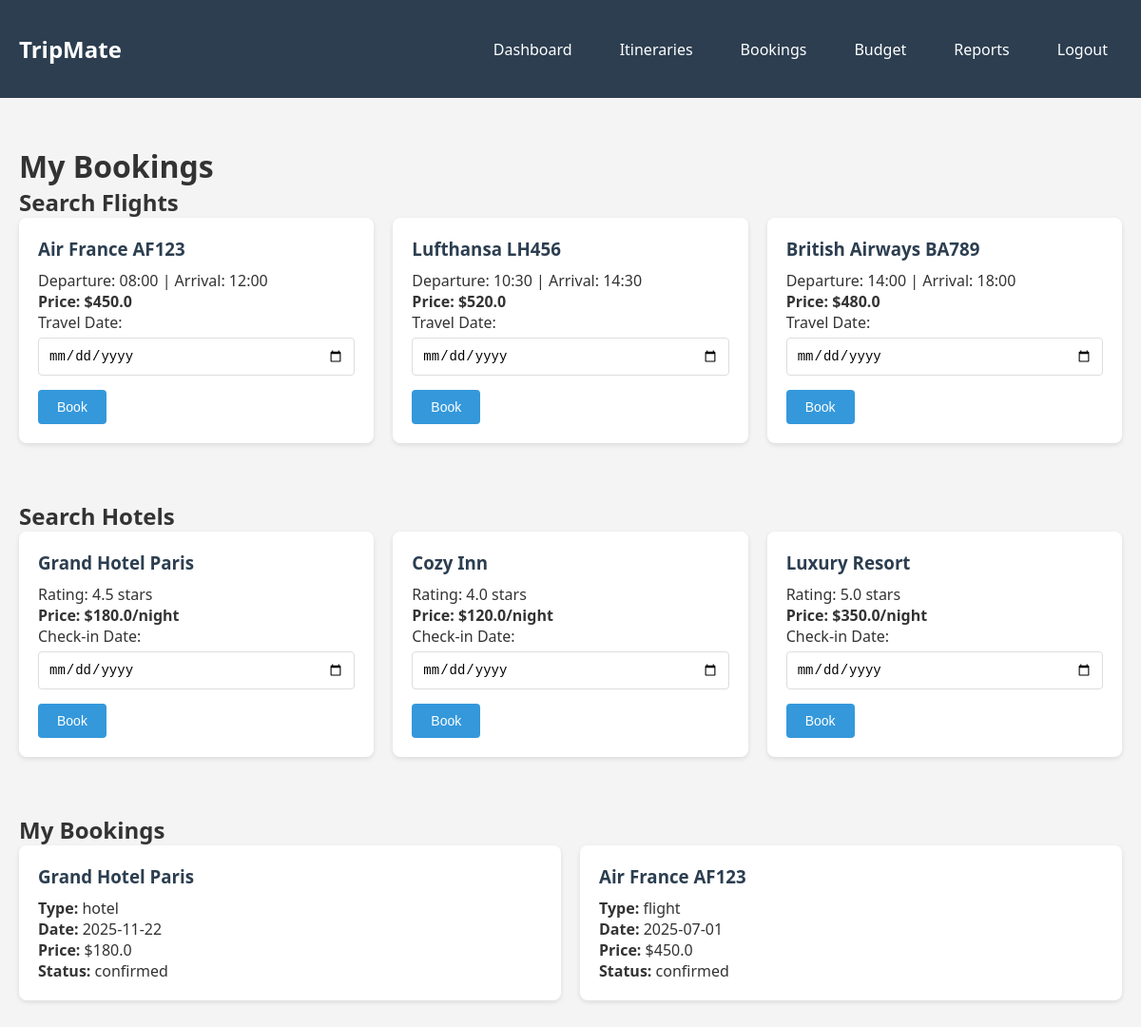
/booking/ (signed in), run on the app's committed database.
### tables this page shows
CREATE TABLE bookings (
            id INTEGER PRIMARY KEY AUTOINCREMENT,
            user_id INTEGER NOT NULL,
            item_type TEXT NOT NULL,
            item_name TEXT NOT NULL,
            date TEXT NOT NULL,
            price REAL NOT NULL,
            status TEXT DEFAULT 'confirmed',
            created_at TIMESTAMP DEFAULT CURRENT_TIMESTAMP,
            FOREIGN KEY (user_id) REFERENCES users(id)
        );

### routes/booking.py (the view)
@bp.route('/')
@login_required
def index():
    conn = get_db()
    cursor = conn.cursor()
    bookings = cursor.execute(
        'SELECT * FROM bookings WHERE user_id = ? ORDER BY created_at DESC',
        (session['user_id'],)
    ).fetchall()
    conn.close()
    return render_template('booking.html', bookings=bookings, flights=DUMMY_FLIGHTS, hotels=DUMMY_HOTELS)

### db.py (called while the page is built)
def resolve_db_path():
    configured_path = os.environ.get("TRIPMATE_DB_PATH")
    if configured_path:
        return configured_path
    return str(Path(__file__).resolve().parent / "tripmate.db")

def get_db():
    conn = sqlite3.connect(resolve_db_path())
    conn.row_factory = sqlite3.Row
    return conn

### routes/booking.py (called while the page is built)
def login_required(f):
    @wraps(f)
    def decorated_function(*args, **kwargs):
        if 'user_id' not in session:
            return redirect(url_for('auth.login'))
        return f(*args, **kwargs)
    return decorated_function

### templates/booking.html (shortened to what this page needs)
{% extends "base.html" %}
{% block content %}
<h1>My Bookings</h1>
<div class="booking-search">
    <h2>Search Flights</h2>
    <div class="search-results">
        {% for flight in flights %}
            <div class="card">
                <h3>{{ flight.name }}</h3>
                <p>Departure: {{ flight.departure }} | Arrival: {{ flight.arrival }}</p>
                <p><strong>Price: ${{ flight.price }}</strong></p>
                <form method="POST" action="{{ url_for('booking.book') }}">
                    <div class="form-group">
                        <label for="date">Travel Date:</label>
                        <input type="date" name="date" required>
                    </div>
                    <button type="submit" class="btn btn-primary">Book</button>
                </form>
            </div>
        {% endfor %}
    </div>
    <h2>Search Hotels</h2>
    <div class="search-results">
        {% for hotel in hotels %}
            <div class="card">
                <h3>{{ hotel.name }}</h3>
                <p>Rating: {{ hotel.rating }} stars</p>
                <p><strong>Price: ${{ hotel.price }}/night</strong></p>
                <form method="POST" action="{{ url_for('booking.book') }}">
                    <div class="form-group">
                        <label for="date">Check-in Date:</label>
                        <input type="date" name="date" required>
                    </div>
                    <button type="submit" class="btn btn-primary">Book</button>
                </form>
            </div>
        {% endfor %}
    </div>
</div>
<h2>My Bookings</h2>
<div class="booking-list">
    {% for booking in bookings %}
        <div class="card">
            <h3>{{ booking.item_name }}</h3>
            <p><strong>Type:</strong> {{ booking.item_type }}</p>
            <p><strong>Date:</strong> {{ booking.date }}</p>
            <p><strong>Price:</strong> ${{ booking.price }}</p>
            <p><strong>Status:</strong> {{ booking.status }}</p>
        </div>
    {% endfor %}
</div>
{% endblock %}

### static/css/style.css (style rules this page uses)
* { margin: 0; padding: 0; box-sizing: border-box; }
body { font-family: 'Segoe UI', Tahoma, Geneva, Verdana, sans-serif; background-color: #f4f4f4; color: #333; }
.form-group { margin-bottom: 15px; }
.form-group label { display: block; margin-bottom: 5px; font-weight: 500; }
.form-group input, .form-group textarea, .form-group select { width: 100%; padding: 10px; border: 1px solid #ddd; border-radius: 4px; font-size: 14px; }
.btn { padding: 10px 20px; border: none; border-radius: 4px; cursor: pointer; font-size: 14px; transition: background-color 0.3s; }
.btn-primary { background-color: #3498db; color: white; }
.card { background: white; padding: 20px; margin-bottom: 20px; border-radius: 8px; box-shadow: 0 2px 5px rgba(0,0,0,0.1); }
.card h3 { margin-bottom: 10px; color: #2c3e50; }
.itinerary-list, .destination-list, .booking-list, .expense-list { display: grid; grid-template-columns: repeat(auto-fit, minmax(300px, 1fr)); gap: 20px; }
.search-results { display: grid; grid-template-columns: repeat(auto-fit, minmax(300px, 1fr)); gap: 20px; margin-bottom: 40px; }

### data on the page
bookings: name "Air France AF123", departure "08:00", arrival "12:00", price "450.0", item_name "Air France AF123", item_type "flight", date "2025-07-01", status "confirmed"
bookings: name "Grand Hotel Paris", rating "4.5", price "180.0", item_name "Grand Hotel Paris", item_type "hotel", date "2025-11-22", status "confirmed"

### other printed values
{{ flight.name }} "Lufthansa LH456" "British Airways BA789"
{{ flight.departure }} "10:30" "14:00"
{{ flight.arrival }} "14:30" "18:00"
{{ flight.price }} "520.0" "480.0"
{{ hotel.name }} "Cozy Inn" "Luxury Resort"
{{ hotel.rating }} "4.0" "5.0"
{{ hotel.price }} "120.0" "350.0"
